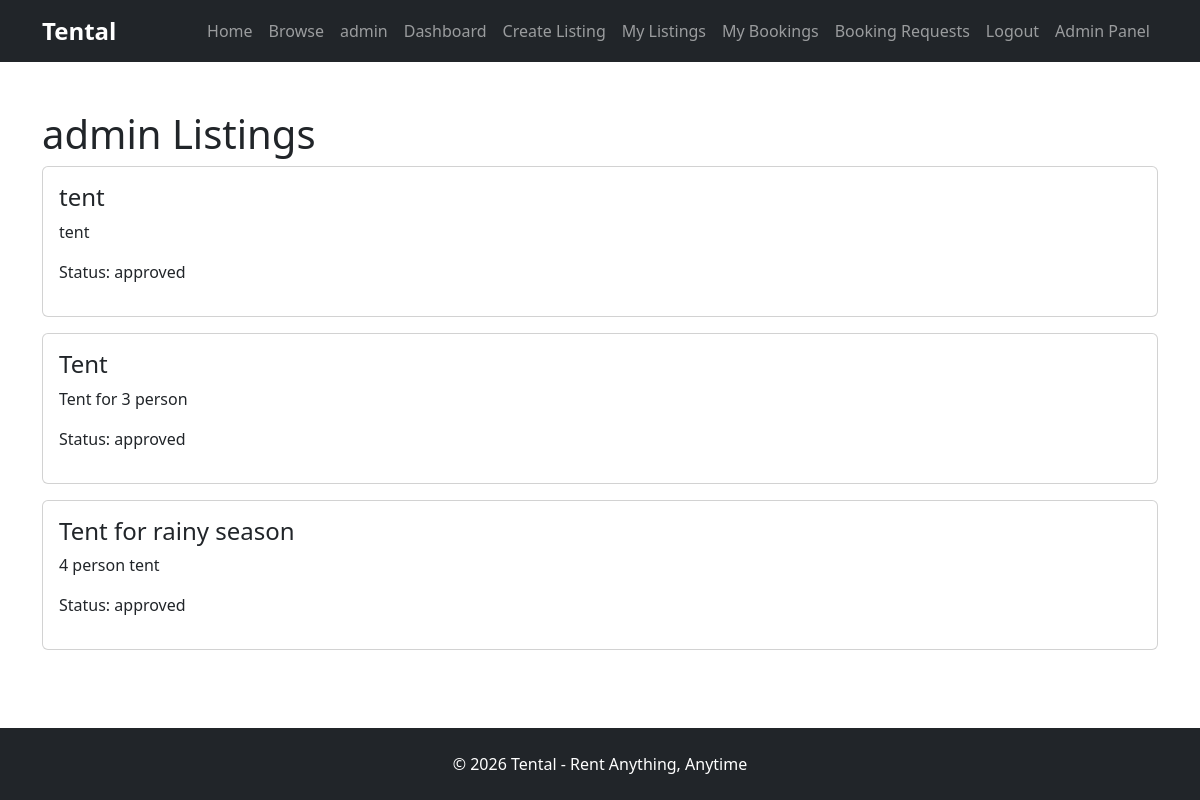
The app's page /admin/user/1 (signed in), older data.
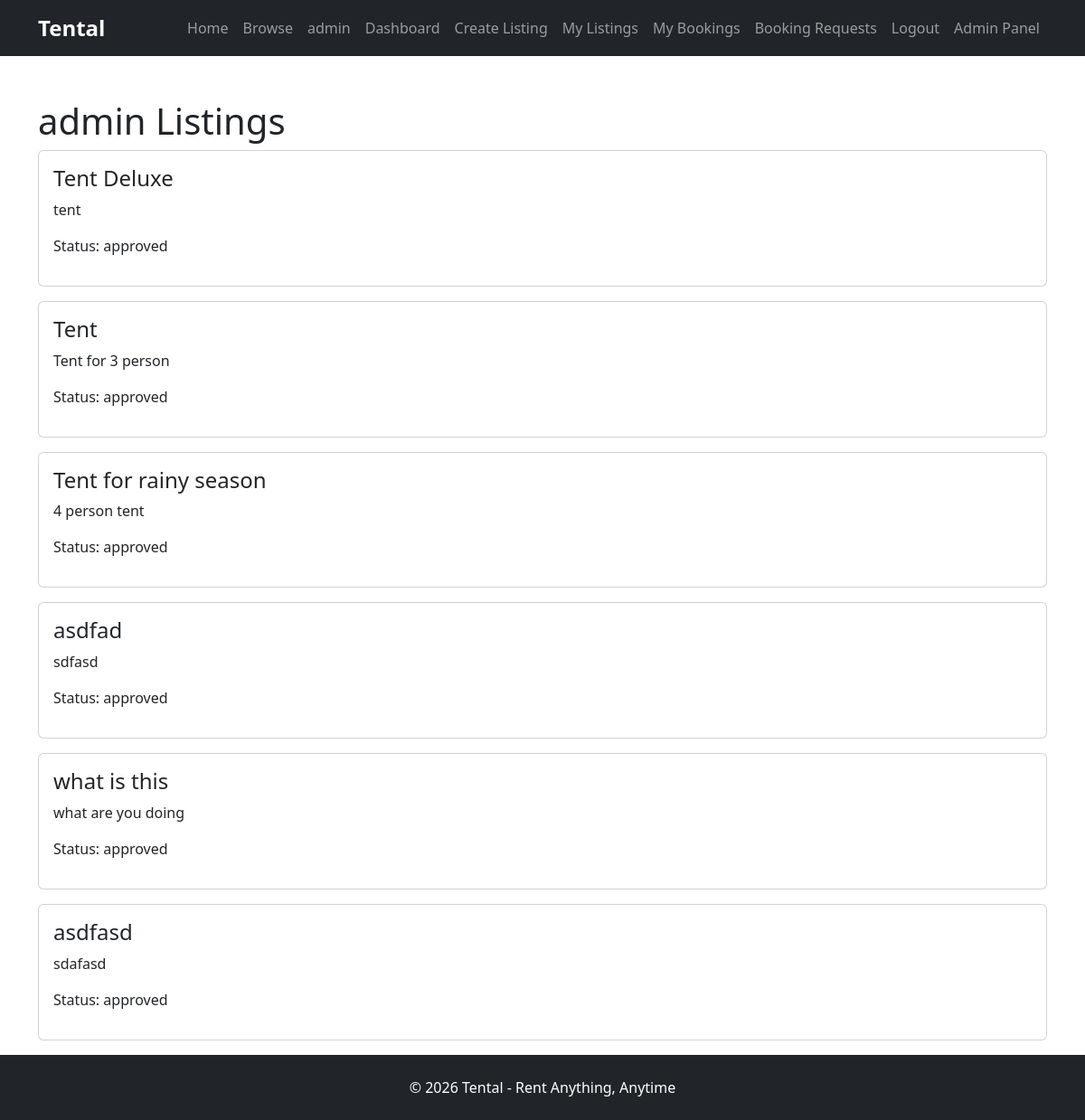
The same page, newer data.
### models/rental_item.py (models this page shows)
class RentalItem(db.Model):
    id = db.Column(db.Integer, primary_key=True)
    title = db.Column(db.String(100), nullable=False)
    description = db.Column(db.Text, nullable=False)
    price_per_day = db.Column(db.Float, nullable=False)
    category = db.Column(db.String(100), nullable=False)
    user_id = db.Column(
        db.Integer,
        db.ForeignKey("user.id"),
        nullable=False
    )
    status = db.Column(
        db.String(20),
        default="pending"
    )
    image = db.Column(
        db.String(255)
    )
    bookings = db.relationship(
        "Booking",
        backref="rental_item",
        lazy=True
    )
    quantity = db.Column(
        db.Integer,
        nullable=False,
        default=1
    )
    security_deposit = db.Column(
        db.Float,
        nullable=False,
        default=0
    )

### routes/main.py (the view)
@main.route("/admin/user/<int:id>")
@login_required
def user_listings(id):
    if not current_user.is_admin:
        return "Access Denied"
    user = User.query.get_or_404(id)
    return render_template(
        "user_listings.html",
        user=user
    )

### models/user.py (called while the page is built)
@login_manager.user_loader
def load_user(user_id):
    return User.query.get(int(user_id))

### templates/user_listings.html
{% extends "base.html" %} {% block content %}
<div class="container mt-5">
  <h1>{{ user.name }} Listings</h1>
  {% for rental in user.rentals %}
  <div class="card mb-3">
    <div class="card-body">
      <h4>{{ rental.title }}</h4>
      <p>{{ rental.description }}</p>
      <p>Status: {{ rental.status }}</p>
    </div>
  </div>
  {% endfor %}
</div>
{% endblock %}

Row changes from the older to the newer data that the page shows:
changed RentalItem "tent": title "tent" → "Tent Deluxe"
added RentalItem: title "asdfad", description "sdfasd", status "approved"
added RentalItem: title "what is this", description "what are you doing", status "approved"
added RentalItem: title "asdfasd", description "sdafasd", status "approved"
